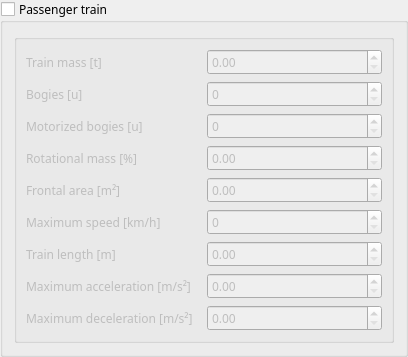
           <widget class="QGroupBox" name="gb_passenger">
            <property name="enabled">
             <bool>true</bool>
            </property>
            <property name="sizePolicy">
             <sizepolicy hsizetype="Expanding" vsizetype="Minimum">
              <horstretch>0</horstretch>
              <verstretch>0</verstretch>
             </sizepolicy>
            </property>
            <property name="minimumSize">
             <size>
              <width>400</width>
              <height>0</height>
             </size>
            </property>
            <property name="font">
             <font>
              <family>Fira Sans Medium</family>
              <pointsize>9</pointsize>
             </font>
            </property>
            <property name="title">
             <string>Passenger train</string>
            </property>
            <property name="alignment">
             <set>Qt::AlignLeading|Qt::AlignLeft|Qt::AlignTop</set>
            </property>
            <property name="checkable">
             <bool>true</bool>
            </property>
            <property name="checked">
             <bool>false</bool>
            </property>
            <layout class="QHBoxLayout" name="horizontalLayout_20">
             <property name="sizeConstraint">
              <enum>QLayout::SetDefaultConstraint</enum>
             </property>
             <item>
              <widget class="QGroupBox" name="groupBox_5">
               <property name="sizePolicy">
                <sizepolicy hsizetype="Expanding" vsizetype="Expanding">
                 <horstretch>0</horstretch>
                 <verstretch>0</verstretch>
                </sizepolicy>
               </property>
               <property name="minimumSize">
                <size>
                 <width>380</width>
                 <height>0</height>
                </size>
               </property>
               <property name="font">
                <font>
                 <family>Fira Sans Medium</family>
                 <pointsize>9</pointsize>
                </font>
               </property>
               <property name="title">
                <string/>
               </property>
               <layout class="QGridLayout" name="gridLayout">
                <item row="0" column="0">
                 <layout class="QHBoxLayout" name="horizontalLayout_11">
                  <item>
                   <widget class="QLabel" name="label_TRAIN_MASS">
                    <property name="font">
                     <font>
                      <family>Fira Sans Medium</family>
                      <pointsize>9</pointsize>
                     </font>
                    </property>
                    <property name="text">
                     <string>Train mass [t]</string>
                    </property>
                   </widget>
                  </item>
                  <item>
                   <widget class="QDoubleSpinBox" name="TRAIN_MASS">
                    <property name="font">
                     <font>
                      <family>Fira Sans Medium</family>
                      <pointsize>9</pointsize>
                     </font>
                    </property>
                    <property name="wrapping">
                     <bool>false</bool>
                    </property>
                    <property name="specialValueText">
                     <string/>
                    </property>
                    <property name="prefix">
                     <string/>
                    </property>
                    <property name="suffix">
                     <string/>
                    </property>
                    <property name="maximum">
                     <double>999.000000000000000</double>
                    </property>
                   </widget>
                  </item>
                 </layout>
                </item>
                <item row="1" column="0">
                 <layout class="QHBoxLayout" name="horizontalLayout_17">
                  <item>
                   <widget class="QLabel" name="label_BOGIES">
                    <property name="font">
                     <font>
                      <family>Fira Sans Medium</family>
                      <pointsize>9</pointsize>
                     </font>
                    </property>
                    <property name="text">
                     <string>Bogies [u]</string>
                    </property>
                   </widget>
                  </item>
                  <item>
                   <widget class="QSpinBox" name="BOGIES">
                    <property name="font">
                     <font>
                      <family>Fira Sans Medium</family>
                      <pointsize>9</pointsize>
                     </font>
                    </property>
                    <property name="layoutDirection">
                     <enum>Qt::LeftToRight</enum>
                    </property>
                    <property name="wrapping">
                     <bool>false</bool>
                    </property>
                    <property name="specialValueText">
                     <string/>
                    </property>
                    <property name="suffix">
                     <string/>
                    </property>
                   </widget>
                  </item>
                 </layout>
                </item>
                <item row="2" column="0">
                 <layout class="QHBoxLayout" name="horizontalLayout_16">
                  <item>
                   <widget class="QLabel" name="label_MOTOR_BOGIES">
                    <property name="font">
                     <font>
                      <family>Fira Sans Medium</family>
                      <pointsize>9</pointsize>
                     </font>
                    </property>
                    <property name="text">
                     <string>Motorized bogies [u]</string>
                    </property>
                   </widget>
                  </item>
                  <item>
                   <widget class="QSpinBox" name="MOTOR_BOGIES">
                    <property name="font">
                     <font>
                      <family>Fira Sans Medium</family>
                      <pointsize>9</pointsize>
                     </font>
                    </property>
                    <property name="layoutDirection">
                     <enum>Qt::LeftToRight</enum>
                    </property>
                    <property name="wrapping">
                     <bool>false</bool>
                    </property>
                    <property name="specialValueText">
                     <string/>
                    </property>
                    <property name="suffix">
                     <string/>
                    </property>
                   </widget>
                  </item>
                 </layout>
                </item>
                <item row="3" column="0">
                 <layout class="QHBoxLayout" name="horizontalLayout_12">
                  <item>
                   <widget class="QLabel" name="label_TRAIN_ROT_MASS">
                    <property name="font">
                     <font>
                      <family>Fira Sans Medium</family>
                      <pointsize>9</pointsize>
                     </font>
                    </property>
                    <property name="text">
                     <string>Rotational mass [%]</string>
                    </property>
                   </widget>
                  </item>
                  <item>
                   <widget class="QDoubleSpinBox" name="TRAIN_ROT_MASS">
                    <property name="font">
                     <font>
                      <family>Fira Sans Medium</family>
                      <pointsize>9</pointsize>
                     </font>
                    </property>
                    <property name="wrapping">
                     <bool>false</bool>
                    </property>
                    <property name="specialValueText">
                     <string/>
                    </property>
                    <property name="prefix">
                     <string/>
                    </property>
                    <property name="suffix">
                     <string/>
                    </property>
                   </widget>
                  </item>
                 </layout>
                </item>
                <item row="4" column="0">
                 <layout class="QHBoxLayout" name="horizontalLayout_13">
                  <item>
                   <widget class="QLabel" name="label_TRAIN_AREA">
                    <property name="font">
                     <font>
                      <family>Fira Sans Medium</family>
                      <pointsize>9</pointsize>
                     </font>
                    </property>
                    <property name="text">
                     <string>Frontal area [m²]</string>
                    </property>
                   </widget>
                  </item>
                  <item>
                   <widget class="QDoubleSpinBox" name="TRAIN_AREA">
                    <property name="font">
                     <font>
                      <family>Fira Sans Medium</family>
                      <pointsize>9</pointsize>
                     </font>
                    </property>
                    <property name="wrapping">
                     <bool>false</bool>
                    </property>
                    <property name="specialValueText">
                     <string/>
                    </property>
                    <property name="prefix">
                     <string/>
                    </property>
                    <property name="suffix">
                     <string/>
                    </property>
                   </widget>
                  </item>
                 </layout>
                </item>
                <item row="5" column="0">
                 <layout class="QHBoxLayout" name="horizontalLaya_2">
                  <item>
                   <widget class="QLabel" name="label_TRAIN_MAX_SPEED">
                    <property name="font">
                     <font>
                      <family>Fira Sans Medium</family>
                      <pointsize>9</pointsize>
                     </font>
                    </property>
                    <property name="text">
                     <string>Maximum speed [km/h]</string>
                    </property>
                   </widget>
                  </item>
                  <item>
                   <widget class="QSpinBox" name="TRAIN_MAX_SPEED">
                    <property name="font">
                     <font>
                      <family>Fira Sans Medium</family>
                      <pointsize>9</pointsize>
                     </font>
                    </property>
                    <property name="wrapping">
                     <bool>false</bool>
                    </property>
                    <property name="specialValueText">
                     <string/>
                    </property>
                    <property name="suffix">
                     <string/>
                    </property>
                    <property name="maximum">
                     <number>999</number>
                    </property>
                   </widget>
                  </item>
                 </layout>
                </item>
                <item row="6" column="0">
                 <layout class="QHBoxLayout" name="horizontalLayout_32">
                  <item>
                   <widget class="QLabel" name="label_TRAIN_LENGTH">
                    <property name="font">
                     <font>
                      <family>Fira Sans Medium</family>
                      <pointsize>9</pointsize>
                     </font>
                    </property>
                    <property name="text">
                     <string>Train length [m]</string>
                    </property>
                   </widget>
                  </item>
                  <item>
                   <widget class="QDoubleSpinBox" name="TRAIN_LENGTH">
                    <property name="font">
                     <font>
                      <family>Fira Sans Medium</family>
                      <pointsize>9</pointsize>
                     </font>
                    </property>
                    <property name="wrapping">
                     <bool>false</bool>
                    </property>
                    <property name="specialValueText">
                     <string/>
                    </property>
                    <property name="prefix">
                     <string/>
                    </property>
                    <property name="suffix">
                     <string/>
                    </property>
                    <property name="maximum">
                     <double>9999.989999999999782</double>
                    </property>
                   </widget>
                  </item>
                 </layout>
                </item>
                <item row="7" column="0">
                 <layout class="QHBoxLayout" name="horizontalLayout_14">
                  <item>
                   <widget class="QLabel" name="label_TRAIN_MAX_A">
                    <property name="font">
                     <font>
                      <family>Fira Sans Medium</family>
                      <pointsize>9</pointsize>
                     </font>
                    </property>
                    <property name="text">
                     <string>Maximum acceleration [m/s²]</string>
                    </property>
                   </widget>
                  </item>
                  <item>
                   <widget class="QDoubleSpinBox" name="TRAIN_MAX_A">
                    <property name="font">
                     <font>
                      <family>Fira Sans Medium</family>
                      <pointsize>9</pointsize>
                     </font>
                    </property>
                    <property name="wrapping">
                     <bool>false</bool>
                    </property>
                    <property name="specialValueText">
                     <string/>
                    </property>
                    <property name="suffix">
                     <string/>
                    </property>
                    <property name="maximum">
                     <double>9.990000000000000</double>
                    </property>
                    <property name="singleStep">
                     <double>0.250000000000000</double>
                    </property>
                   </widget>
                  </item>
                 </layout>
                </item>
                <item row="8" column="0">
                 <layout class="QHBoxLayout" name="horizontalLayout_34">
                  <item>
                   <widget class="QLabel" name="label_TRAIN_MAX_D">
                    <property name="font">
                     <font>
                      <family>Fira Sans Medium</family>
                      <pointsize>9</pointsize>
                     </font>
                    </property>
                    <property name="text">
                     <string>Maximum deceleration [m/s²]</string>
                    </property>
                   </widget>
                  </item>
                  <item>
                   <widget class="QDoubleSpinBox" name="TRAIN_MAX_D">
                    <property name="font">
                     <font>
                      <family>Fira Sans Medium</family>
                      <pointsize>9</pointsize>
                     </font>
                    </property>
                    <property name="wrapping">
                     <bool>false</bool>
                    </property>
                    <property name="specialValueText">
                     <string/>
                    </property>
                    <property name="suffix">
                     <string/>
                    </property>
                    <property name="maximum">
                     <double>9.990000000000000</double>
                    </property>
                    <property name="singleStep">
                     <double>0.250000000000000</double>
                    </property>
                   </widget>
                  </item>
                 </layout>
                </item>
               </layout>
              </widget>
             </item>
            </layout>
           </widget>
